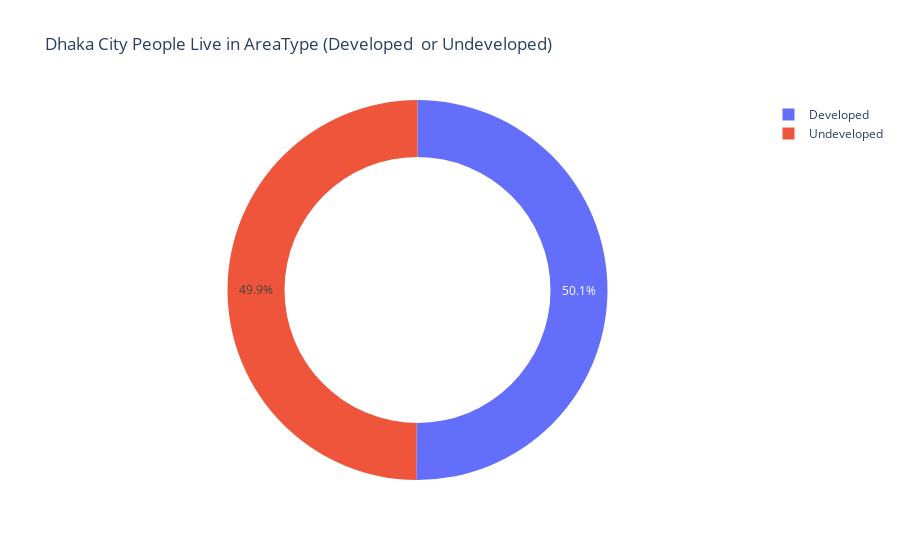

The code cell stored with this chart in its notebook:
### Code cell
AreaType=df['AreaType'].value_counts()
transctions =AreaType.index
quantity =AreaType.values
figure =px.pie(df,
               values=quantity,
               names =transctions,hole=.70,
               title=" Dhaka City People Live in AreaType (Developed  or Undeveloped)")

figure.show()

### Figure 1 — Plotly figure (JSON) as saved in the notebook; plotly's stock layout.template omitted (floating-point values rounded to 4 significant figures)
{"data": [{"domain": {"x": [0, 1], "y": [0, 1]}, "hole": 0.7, "hovertemplate": "label=%{label}<br>value=%{value}<extra></extra>", "labels": ["Developed", "Undeveloped"], "legendgroup": "", "name": "", "showlegend": true, "type": "pie", "values": [501, 499]}], "layout": {"legend": {"tracegroupgap": 0}, "title": {"text": " Dhaka City People Live in AreaType (Developed  or Undeveloped)"}}}
